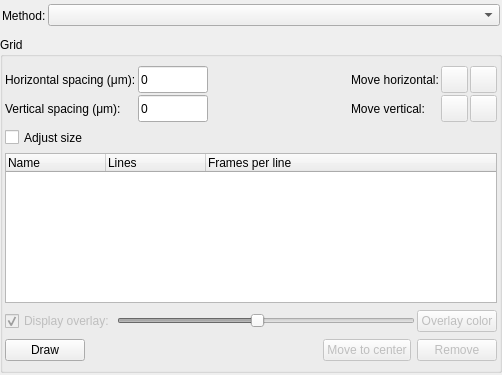
<?xml version="1.0" encoding="UTF-8"?>
<ui version="4.0">
 <class>AdvancedMethodsWidgetLayout</class>
 <widget class="QWidget" name="AdvancedMethodsWidgetLayout">
  <property name="geometry">
   <rect>
    <x>0</x>
    <y>0</y>
    <width>502</width>
    <height>375</height>
   </rect>
  </property>
  <property name="sizePolicy">
   <sizepolicy hsizetype="Minimum" vsizetype="Minimum">
    <horstretch>0</horstretch>
    <verstretch>0</verstretch>
   </sizepolicy>
  </property>
  <property name="maximumSize">
   <size>
    <width>32767</width>
    <height>32767</height>
   </size>
  </property>
  <property name="windowTitle">
   <string>Advanced methods</string>
  </property>
  <layout class="QVBoxLayout">
   <property name="spacing">
    <number>0</number>
   </property>
   <property name="margin">
    <number>0</number>
   </property>
   <item>
    <layout class="QHBoxLayout" name="main_layout">
     <property name="spacing">
      <number>2</number>
     </property>
     <property name="margin">
      <number>0</number>
     </property>
     <item>
      <layout class="QVBoxLayout" name="main_vlayout">
       <property name="spacing">
        <number>6</number>
       </property>
       <property name="leftMargin">
        <number>0</number>
       </property>
       <property name="topMargin">
        <number>0</number>
       </property>
       <property name="rightMargin">
        <number>0</number>
       </property>
       <property name="bottomMargin">
        <number>2</number>
       </property>
       <item>
        <layout class="QHBoxLayout" name="horizontalLayout">
         <property name="spacing">
          <number>2</number>
         </property>
         <property name="margin">
          <number>2</number>
         </property>
         <item>
          <widget class="QLabel" name="method_type_label">
           <property name="minimumSize">
            <size>
             <width>0</width>
             <height>27</height>
            </size>
           </property>
           <property name="text">
            <string>Method:</string>
           </property>
           <property name="wordWrap">
            <bool>false</bool>
           </property>
          </widget>
         </item>
         <item>
          <widget class="QComboBox" name="method_combo">
           <property name="sizePolicy">
            <sizepolicy hsizetype="Expanding" vsizetype="Fixed">
             <horstretch>0</horstretch>
             <verstretch>0</verstretch>
            </sizepolicy>
           </property>
           <property name="minimumSize">
            <size>
             <width>270</width>
             <height>0</height>
            </size>
           </property>
           <property name="maximumSize">
            <size>
             <width>32767</width>
             <height>16777215</height>
            </size>
           </property>
          </widget>
         </item>
        </layout>
       </item>
       <item>
        <widget class="QGroupBox" name="grid_gbox">
         <property name="title">
          <string>Grid</string>
         </property>
         <layout class="QGridLayout" name="gridLayout">
          <property name="leftMargin">
           <number>2</number>
          </property>
          <property name="topMargin">
           <number>4</number>
          </property>
          <property name="rightMargin">
           <number>2</number>
          </property>
          <property name="bottomMargin">
           <number>2</number>
          </property>
          <property name="spacing">
           <number>2</number>
          </property>
          <item row="6" column="0">
           <layout class="QHBoxLayout" name="buttons_hlayout">
            <property name="leftMargin">
             <number>0</number>
            </property>
            <property name="topMargin">
             <number>0</number>
            </property>
            <item>
             <widget class="QPushButton" name="draw_grid_button">
              <property name="text">
               <string>Draw</string>
              </property>
              <property name="icon">
               <iconset>
                <normaloff>../icons/Grid.png</normaloff>../icons/Grid.png</iconset>
              </property>
             </widget>
            </item>
            <item>
             <spacer name="horizontalSpacer_2">
              <property name="orientation">
               <enum>Qt::Horizontal</enum>
              </property>
              <property name="sizeHint" stdset="0">
               <size>
                <width>40</width>
                <height>20</height>
               </size>
              </property>
             </spacer>
            </item>
            <item>
             <widget class="QPushButton" name="move_to_grid_button">
              <property name="enabled">
               <bool>false</bool>
              </property>
              <property name="sizePolicy">
               <sizepolicy hsizetype="Fixed" vsizetype="Fixed">
                <horstretch>0</horstretch>
                <verstretch>0</verstretch>
               </sizepolicy>
              </property>
              <property name="minimumSize">
               <size>
                <width>0</width>
                <height>0</height>
               </size>
              </property>
              <property name="maximumSize">
               <size>
                <width>16777215</width>
                <height>16777215</height>
               </size>
              </property>
              <property name="text">
               <string>Move to center</string>
              </property>
             </widget>
            </item>
            <item>
             <widget class="QPushButton" name="remove_grid_button">
              <property name="enabled">
               <bool>false</bool>
              </property>
              <property name="text">
               <string>Remove</string>
              </property>
             </widget>
            </item>
           </layout>
          </item>
          <item row="5" column="0">
           <layout class="QHBoxLayout" name="horizontalLayout_2">
            <property name="spacing">
             <number>2</number>
            </property>
            <property name="leftMargin">
             <number>0</number>
            </property>
            <property name="topMargin">
             <number>0</number>
            </property>
            <item>
             <widget class="QCheckBox" name="overlay_cbox">
              <property name="enabled">
               <bool>false</bool>
              </property>
              <property name="sizePolicy">
               <sizepolicy hsizetype="Preferred" vsizetype="Preferred">
                <horstretch>0</horstretch>
                <verstretch>0</verstretch>
               </sizepolicy>
              </property>
              <property name="maximumSize">
               <size>
                <width>130</width>
                <height>16777215</height>
               </size>
              </property>
              <property name="text">
               <string>Display overlay:</string>
              </property>
              <property name="checked">
               <bool>true</bool>
              </property>
             </widget>
            </item>
            <item>
             <widget class="QSlider" name="overlay_slider">
              <property name="enabled">
               <bool>false</bool>
              </property>
              <property name="maximum">
               <number>255</number>
              </property>
              <property name="value">
               <number>120</number>
              </property>
              <property name="orientation">
               <enum>Qt::Horizontal</enum>
              </property>
             </widget>
            </item>
            <item>
             <widget class="QPushButton" name="overlay_color_button">
              <property name="enabled">
               <bool>false</bool>
              </property>
              <property name="text">
               <string>Overlay color</string>
              </property>
             </widget>
            </item>
           </layout>
          </item>
          <item row="0" column="0">
           <layout class="QGridLayout" name="gridLayout_2">
            <property name="leftMargin">
             <number>0</number>
            </property>
            <property name="topMargin">
             <number>0</number>
            </property>
            <property name="spacing">
             <number>2</number>
            </property>
            <item row="0" column="0">
             <widget class="QLabel" name="hor_spacing_label">
              <property name="minimumSize">
               <size>
                <width>0</width>
                <height>27</height>
               </size>
              </property>
              <property name="maximumSize">
               <size>
                <width>280</width>
                <height>27</height>
               </size>
              </property>
              <property name="text">
               <string>Horizontal spacing (μm):</string>
              </property>
             </widget>
            </item>
            <item row="1" column="0">
             <widget class="QLabel" name="ver_spacing_label_2">
              <property name="minimumSize">
               <size>
                <width>0</width>
                <height>26</height>
               </size>
              </property>
              <property name="maximumSize">
               <size>
                <width>280</width>
                <height>27</height>
               </size>
              </property>
              <property name="text">
               <string>Vertical spacing (μm):</string>
              </property>
             </widget>
            </item>
            <item row="1" column="2">
             <spacer name="horizontalSpacer_3">
              <property name="orientation">
               <enum>Qt::Horizontal</enum>
              </property>
              <property name="sizeHint" stdset="0">
               <size>
                <width>40</width>
                <height>20</height>
               </size>
              </property>
             </spacer>
            </item>
            <item row="0" column="2">
             <spacer name="horizontalSpacer">
              <property name="orientation">
               <enum>Qt::Horizontal</enum>
              </property>
              <property name="sizeHint" stdset="0">
               <size>
                <width>40</width>
                <height>20</height>
               </size>
              </property>
             </spacer>
            </item>
            <item row="0" column="5">
             <widget class="QPushButton" name="move_right_button">
              <property name="enabled">
               <bool>false</bool>
              </property>
              <property name="maximumSize">
               <size>
                <width>27</width>
                <height>27</height>
               </size>
              </property>
              <property name="text">
               <string/>
              </property>
              <property name="icon">
               <iconset>
		       <normaloff>../icons/Right2.png</normaloff>../icons/Right2.png</iconset>
              </property>
             </widget>
            </item>
            <item row="0" column="1">
             <widget class="QLineEdit" name="hor_spacing_ledit">
              <property name="minimumSize">
               <size>
                <width>0</width>
                <height>27</height>
               </size>
              </property>
              <property name="maximumSize">
               <size>
                <width>70</width>
                <height>27</height>
               </size>
              </property>
              <property name="text">
               <string>0</string>
              </property>
             </widget>
            </item>
            <item row="1" column="3">
             <widget class="QLabel" name="move_ver_label">
              <property name="text">
               <string>Move vertical:</string>
              </property>
             </widget>
            </item>
            <item row="1" column="1">
             <widget class="QLineEdit" name="ver_spacing_ledit">
              <property name="minimumSize">
               <size>
                <width>0</width>
                <height>27</height>
               </size>
              </property>
              <property name="maximumSize">
               <size>
                <width>70</width>
                <height>27</height>
               </size>
              </property>
              <property name="text">
               <string>0</string>
              </property>
             </widget>
            </item>
            <item row="0" column="3">
             <widget class="QLabel" name="move_hor_label">
              <property name="text">
               <string>Move horizontal:</string>
              </property>
             </widget>
            </item>
            <item row="3" column="0">
             <widget class="QCheckBox" name="adjust_size_cbox">
              <property name="minimumSize">
               <size>
                <width>0</width>
                <height>27</height>
               </size>
              </property>
              <property name="maximumSize">
               <size>
                <width>16777215</width>
                <height>27</height>
               </size>
              </property>
              <property name="text">
               <string>Adjust size</string>
              </property>
              <property name="checked">
               <bool>false</bool>
              </property>
             </widget>
            </item>
            <item row="1" column="4">
             <widget class="QPushButton" name="move_up_button">
              <property name="enabled">
               <bool>false</bool>
              </property>
              <property name="maximumSize">
               <size>
                <width>27</width>
                <height>27</height>
               </size>
              </property>
              <property name="text">
               <string/>
              </property>
              <property name="icon">
               <iconset>
	                <normaloff>../icons/Up2.png</normaloff>../icons/Up2.png</iconset>
              </property>
             </widget>
            </item>
            <item row="1" column="5">
             <widget class="QPushButton" name="move_down_button">
              <property name="enabled">
               <bool>false</bool>
              </property>
              <property name="maximumSize">
               <size>
                <width>27</width>
                <height>27</height>
               </size>
              </property>
              <property name="text">
               <string/>
              </property>
              <property name="icon">
               <iconset>
		       <normaloff>../icons/Down2.png</normaloff>../icons/Down2.png</iconset>
              </property>
             </widget>
            </item>
            <item row="0" column="4">
             <widget class="QPushButton" name="move_left_button">
              <property name="enabled">
               <bool>false</bool>
              </property>
              <property name="maximumSize">
               <size>
                <width>27</width>
                <height>27</height>
               </size>
              </property>
              <property name="text">
               <string/>
              </property>
              <property name="icon">
               <iconset>
                <normaloff>../icons/Left2.png</normaloff>../icons/Left2.png</iconset>
              </property>
             </widget>
            </item>
            <item row="5" column="0" colspan="6">
             <widget class="QTreeWidget" name="grid_treewidget">
              <property name="maximumSize">
               <size>
                <width>16777215</width>
                <height>150</height>
               </size>
              </property>
              <property name="rootIsDecorated">
               <bool>false</bool>
              </property>
              <column>
               <property name="text">
                <string>Name</string>
               </property>
              </column>
              <column>
               <property name="text">
                <string>Lines</string>
               </property>
              </column>
              <column>
               <property name="text">
                <string>Frames per line</string>
               </property>
              </column>
             </widget>
            </item>
           </layout>
          </item>
         </layout>
        </widget>
       </item>
      </layout>
     </item>
    </layout>
   </item>
  </layout>
 </widget>
 <layoutdefault spacing="6" margin="11"/>
 <pixmapfunction>qPixmapFromMimeSource</pixmapfunction>
 <resources/>
 <connections>
  <connection>
   <sender>overlay_cbox</sender>
   <signal>toggled(bool)</signal>
   <receiver>overlay_slider</receiver>
   <slot>setEnabled(bool)</slot>
   <hints>
    <hint type="sourcelabel">
     <x>42</x>
     <y>295</y>
    </hint>
    <hint type="destinationlabel">
     <x>184</x>
     <y>299</y>
    </hint>
   </hints>
  </connection>
 </connections>
</ui>
